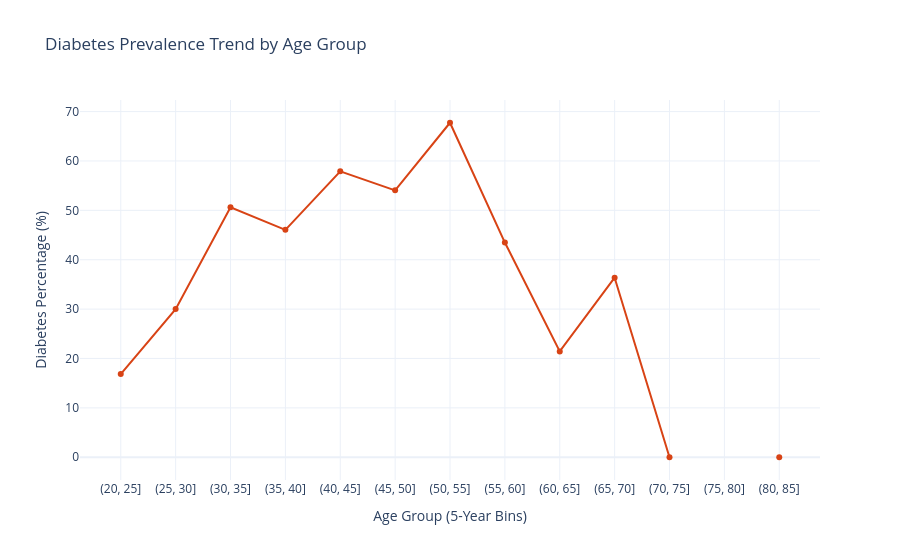

Notebook source saved alongside this figure:
### Markdown cell above
### 1. Line Chart: Diabetes Prevalence Trend by Age Group

### Code cell
# Bin Age into groups of 5 years
df['AgeGroup'] = pd.cut(df['Age'], bins=range(20, 90, 5))
age_group_stats = df.groupby('AgeGroup', observed=False)['Outcome'].mean() * 100

fig = px.line(
    x=age_group_stats.index.astype(str),
    y=age_group_stats.values,
    title='Diabetes Prevalence Trend by Age Group',
    labels={'x': 'Age Group (5-Year Bins)', 'y': 'Diabetes Percentage (%)'},
    markers=True,
    color_discrete_sequence=['#D84315']
)
fig.show()

### Figure 1 — Plotly figure (JSON) as saved in the notebook; plotly's stock layout.template omitted (floating-point values rounded to 4 significant figures)
{"data": [{"hovertemplate": "Age Group (5-Year Bins)=%{x}<br>Diabetes Percentage (%)=%{y}<extra></extra>", "legendgroup": "", "line": {"color": "#D84315", "dash": "solid"}, "marker": {"symbol": "circle"}, "mode": "lines+markers", "name": "", "orientation": "v", "showlegend": false, "type": "scatter", "x": ["(20, 25]", "(25, 30]", "(30, 35]", "(35, 40]", "(40, 45]", "(45, 50]", "(50, 55]", "(55, 60]", "(60, 65]", "(65, 70]", "(70, 75]", "(75, 80]", "(80, 85]"], "xaxis": "x", "y": [16.85, 30.0, 50.62, 46.05, 57.89, 54.05, 67.74, 43.48, 21.43, 36.36, 0.0, NaN, 0.0], "yaxis": "y"}], "layout": {"legend": {"tracegroupgap": 0}, "title": {"text": "Diabetes Prevalence Trend by Age Group"}, "xaxis": {"anchor": "y", "domain": [0.0, 1.0], "title": {"text": "Age Group (5-Year Bins)"}}, "yaxis": {"anchor": "x", "domain": [0.0, 1.0], "title": {"text": "Diabetes Percentage (%)"}}}}
